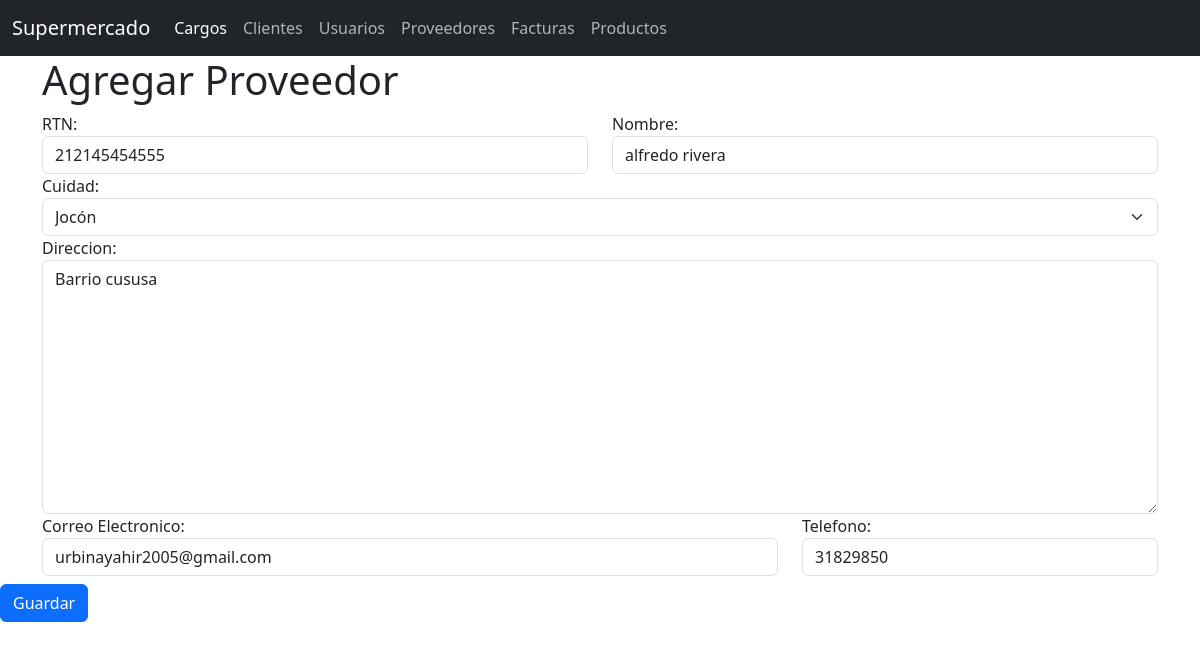
The page /inventario/proveedores/168c4a58-b46c-4748-8a4a-e4246f7abe74/actualizar on the database its author committed.
### Inventario/models.py (models this page shows, shortened)
class Proveedor(models.Model):
    uuid =  models.UUIDField(primary_key=True, unique=True, default=uuid4, verbose_name='UUID')
    rtn =  models.CharField(max_length=14, verbose_name='RTN', help_text='Ingrese el RTN del proveedor')
    name =  models.CharField(max_length=150, verbose_name='Nombre', help_text='Ingrese el nombre del proveedor')
    city =  models.CharField(max_length=4, choices=CITIES, verbose_name='Ciudad', help_text='Seleccione la ciudad del proveedor')
    address =  models.CharField(max_length=255, verbose_name='Direccion', help_text='Ingrese la direccion del proveedor')
    email  =  models.CharField(max_length=70, verbose_name='Correo Electrónico', help_text='Ingrese el correo electronico del proveedor')
    phone =  models.CharField(max_length=8, verbose_name='Telefono', help_text='Ingrese el correo del proveedor')
    status =  models.BooleanField(default=True, verbose_name='Estado', help_text='Seleccione el estado del proveedor')
    createdAt =  models.DateTimeField(auto_now_add=True)
    updatedAt =  models.DateTimeField(auto_now=True)

### Inventario/views.py (the view, shortened to what this page needs)
# urls.py: path('proveedores/<uuid:uuid>/actualizar', ActualizarProveedor.as_view(), name='actualizar_proveedor'),
class ActualizarProveedor(View):
    def get(self,request, uuid):
        proveedor= Proveedor.objects.get(uuid=uuid)
        form = UpdateProveedorFrom(instance=proveedor)
        return render(request, 'proveedores/agregar_proveedor.html', {'form':form})

### Inventario/forms.py
class UpdateProveedorFrom(forms.ModelForm):
    rtn = forms.CharField(max_length=14, label='RTN', widget=forms.TextInput(attrs={'class':'form-control'}))
    name = forms.CharField(max_length=150, label='Nombre', widget=forms.TextInput(attrs={'class':'form-control'}))
    city = forms.CharField(max_length=4, label='Cuidad', widget=forms.Select(attrs={'class':'form-select'}, choices=CITIES))
    address = forms.CharField(max_length=255, label='Direccion', widget=forms.Textarea(attrs={'class':'form-control'}))
    email = forms.CharField(max_length=70, label='Correo Electronico', widget=forms.TextInput(attrs={'class':'form-control', 'type':'email'}))
    phone = forms.CharField(max_length=8, label='Telefono', widget=forms.TextInput(attrs={'class':'form-control'}))
    class Meta:
        model = Proveedor
        fields = ['rtn', 'name', 'city','address','email','phone']

### Inventario/templates/proveedores/agregar_proveedor.html (shortened to what this page needs)
{% extends "base.html" %}
{% block body %}
<h1>Agregar Proveedor</h1>
<form method="post">
   <div class="row">
   <div class="col-6">
    {{form.rtn.label_tag}}
    {{form.rtn}}
</div>
   <div class="col-6">
    {{form.name.label_tag}}
    {{form.name}}
</div>
    <div class="col-12">
    {{form.city.label_tag}}
    {{form.city}}
</div>
    <div class="col-12">
    {{form.address.label_tag}}
    {{form.address}}
</div>
    <div class="col-8">
    {{form.email.label_tag}}
    {{form.email}}
</div>
    <div class="col-4">
    {{form.phone.label_tag}}
    {{form.phone}}
</div>
   </div>
   </div>
    <button type="submit" class="btn btn-primary mt-2 ">Guardar</button>
    {% endblock %}

### rows shown on the page
Proveedor: rtn "212145454555", name "alfredo rivera", city "Jocón", address "Barrio cususa", email "urbinayahir2005@gmail.com", phone "31829850"
